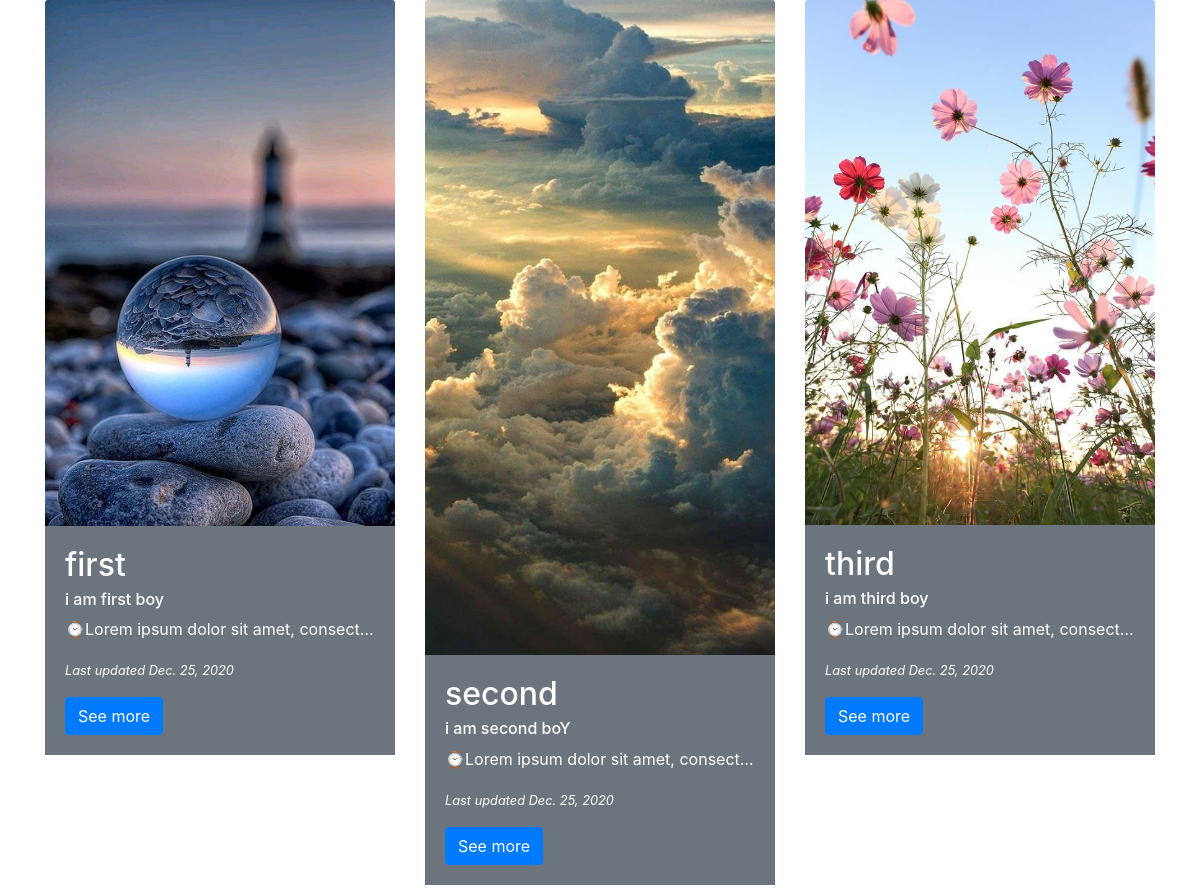
Page /pak/ on the committed database.
### script_one/models.py (models this page shows, shortened)
class post(models.Model):
	Title = models.CharField(max_length=100)
	Sub_title = models.CharField(max_length=100)
	Text = models.TextField()
	Image = models.ImageField(upload_to='images/')
	Link=models.URLField('Web Address', blank=True)
	Date = models.DateField(default=datetime.date.today)
	class Meta:
		verbose_name_plural = "Post"

### script_one/views.py (the view)
# urls.py: path('pak/',views.four,name='pak'),
def four(request):
	obj =post.objects.all()
	context={'model':obj}
	return render(request,'pak.html',context)

### templates/pak.html (shortened to what this page needs)
{% load static %}
<!DOCTYPE html>
<html lang="en">
<head>
<link rel="stylesheet" href="https://stackpath.bootstrapcdn.com/bootstrap/4.5.2/css/bootstrap.min.css">
<link rel="stylesheet" href="https://maxcdn.bootstrapcdn.com/font-awesome/4.7.0/css/font-awesome.min.css">
<body>
<div class="container">
  <div class="row">
  {% for post in model %}
 <div class=" col-lg-4 ">
 <img class="card-img-top" src="{{ post.Image.url }}" alt="Card image">
  <div class="card-body text-white bg-secondary mb-2">
     <h2 class="card-title">{{post.Title}}</h2>
    <h6 class="card-subtitle mb-2 text-white ">{{post.Sub_title}}</h6>
    <p class="card-text text-truncate  ">&#8986;{{post.Text}}</p>
   <p class="card-text"><small class="text-white mt-2"><i>Last updated {{post.Date}}</i></small></p>
    <a href="{{post.Link}}"  class="btn btn-primary">See more</a>
</div>
</div>
{% endfor %}
</div>
</div>
</body>
</html>

### rows in the picture
post: Image (picture), Title "first", Sub_title "i am first boy", Text "Lorem ipsum dolor sit amet, consect…", Date "Dec. 25, 2020"
post: Image (picture), Title "second", Sub_title "i am second boY", Text "Lorem ipsum dolor sit amet, consect…", Date "Dec. 25, 2020"
post: Image (picture), Title "third", Sub_title "i am third boy", Text "Lorem ipsum dolor sit amet, consect…", Date "Dec. 25, 2020"
